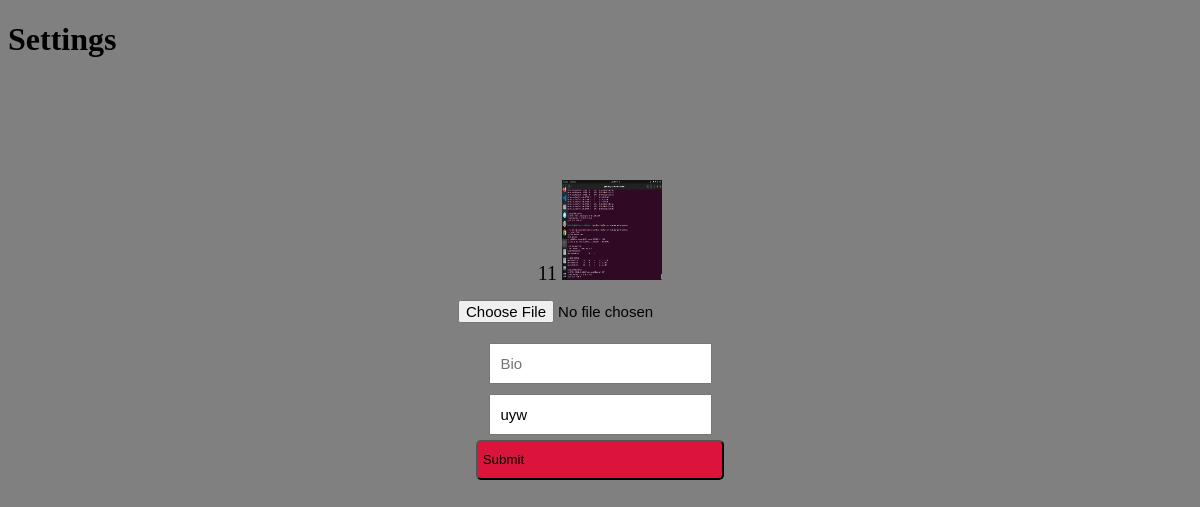
Screenshot of /settings/ (signed in) with the database file from the repository.
### core/models.py (models this page shows, shortened)
class Profile(models.Model):
    user = models.ForeignKey(User, on_delete=models.CASCADE)
    profile_id = models.IntegerField()
    profile_image = models.ImageField(upload_to='profile_images', default='blank_profile')
    Bio = models.TextField(blank=True)
    location = models.CharField(max_length=20, blank=True)
    followers = models.IntegerField(default=0)

### core/views.py (the view, shortened to what this page needs)
# urls.py: path('settings/', views.settings, name='settings'),
@login_required(login_url='signin')
def settings(requests):
    user_profile = Profile.objects.get(user=requests.user)
    return render(requests, 'settings.html', {"user_profile": user_profile})

### templates/settings.html (shortened to what this page needs)
{% load static %}
<!DOCTYPE html>
<html lang="en">
<head>
</head>
<body>
<h1>Settings</h1>
<link rel="stylesheet" href="{% static 'style.css' %}">
<form action="" method="POST" enctype="multipart/form-data">
    {{user_profile.profile_id}}
    <img width='100' height="100" src="{{user_profile.profile_image.url}}" />
    <br>
    <input type="file" placeholder="Profile Image" name="profile_pic">
    <br>
    <input type="text" placeholder="Bio" value="{{user_profile.bio}}" name="bio">
    <br>
    <input type="text" placeholder="Location" value="{{user_profile.location}}" name="location">
    <br>
    <div class="submit-button">
    <button type="submit"  class="signupbtn" name="submit-button" >Submit</button>
    </div>
</form>
</body>
</html>

### static/style.css (style rules this page uses)
form { padding-top:100px; text-align:center; font-size:20px; }
html { background-color:#808080 }
.signupbtn { padding: 5px; border-radius:5px; background-color:#DC143C; padding-right:198.1px; padding-top:10.5px; padding-bottom:10.5px; text-align:center; text-color:#808080; }
input { font-size: 15px; padding:10px; padding-right:500px border-radius:20px; margin:5px; }

### rows the page displays
Profile: profile_id "11", profile_image (picture), location "uyw"
